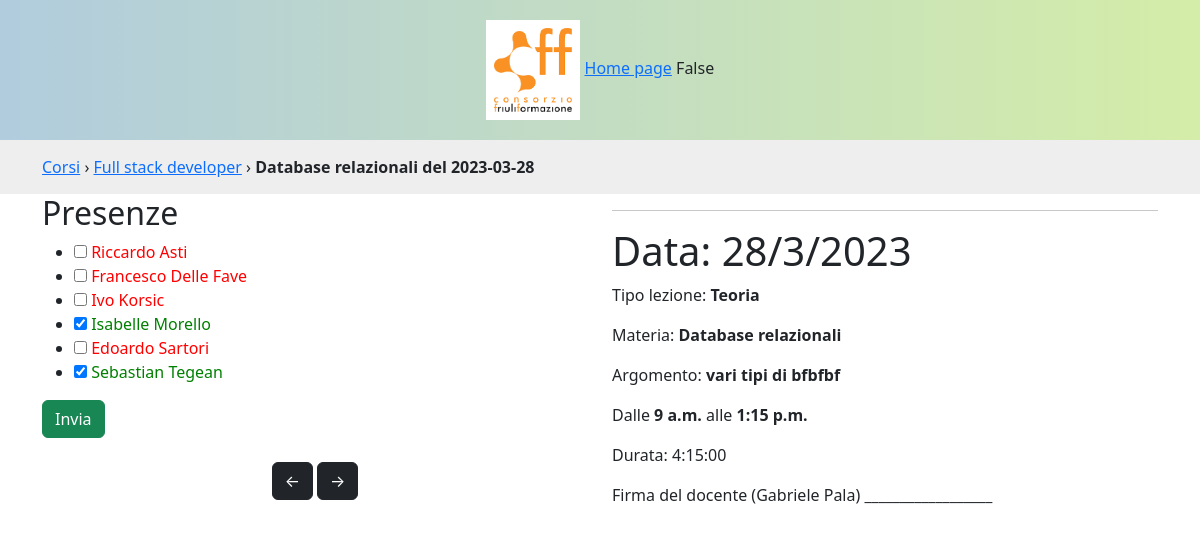
/corsi/lezioni/2/, run on the app's committed database.
### lezioni/models.py (models this page shows, shortened)
class Corso(models.Model):
    titolo = models.CharField(max_length=400)
    codice = models.CharField(max_length=20)
    data_inizio = models.DateField()
    data_fine = models.DateField()
    def __str__(self):
        return self.titolo
    class Meta:
        verbose_name_plural = 'Corsi'
        ordering = ['-data_inizio']

class Lezione(models.Model):
    TIPI_LEZIONE = (
        (None, 'Seleziona...'),
        ('T', 'Teoria'),
        ('P', 'Pratica'),
    )
    materia = models.ForeignKey(Materia, on_delete=models.PROTECT, related_name="lezioni")
    argomento = models.TextField(verbose_name="Di cosa avete parlato?", null=True, blank=True, help_text="Scrivi almeno 3 parole")
    data = models.DateField()
    online = models.BooleanField(default=False)
    tipologia = models.CharField(max_length=1, choices=TIPI_LEZIONE, null=True)
    ora_inizio = models.TimeField(null=True, blank=True)
    ora_fine = models.TimeField(null=True, blank=True)
    def __str__(self):
        return f'{self.materia} del {self.data}'
    def durata(self):
        from datetime import datetime, date
        if self.ora_inizio and self.ora_fine:
            return datetime.combine(date.today(), self.ora_fine) - datetime.combine(date.today(), self.ora_inizio)
    def prossima(self):
        corso = self.materia.modulo.corso
        return Lezione.objects.filter(materia__modulo__corso=corso, data__gt=self.data).order_by('data').first()
    def precedente(self):
        corso = self.materia.modulo.corso
        return Lezione.objects.filter(materia__modulo__corso=corso, data__lt=self.data).order_by('data').last()
    class Meta:
        verbose_name_plural = 'Lezioni'
        ordering = ['-data']

class Materia(models.Model):
    nome = models.CharField(max_length=100)
    modulo = models.ForeignKey(Modulo, on_delete=models.PROTECT, related_name="materie")
    docente = models.ForeignKey(Persona, on_delete=models.PROTECT, null=True, blank=True, related_name='materie')
    def __str__(self):
        return self.nome
    class Meta:
        verbose_name_plural = 'Materie'

class Iscrizione(models.Model):
    persona = models.ForeignKey(Persona, on_delete=models.PROTECT)
    corso = models.ForeignKey(Corso, on_delete=models.PROTECT, related_name="iscrizioni")
    data_iscrizione = models.DateField()
    data_ritiro = models.DateField(null=True, blank=True)
    class Meta:
        verbose_name_plural = 'Iscrizioni'
        ordering = ['persona', 'corso']

class Persona(models.Model):
    nome = models.CharField(max_length=200)
    cognome = models.CharField(max_length=200)
    email = models.EmailField(blank=True)
    def __str__(self):
        return self.nome + ' ' + self.cognome
    class Meta:
        verbose_name_plural = 'Persone'
        ordering = ['cognome', 'nome']

### lezioni/views.py (the view, shortened to what this page needs)
# urls.py: path('corsi/lezioni/<int:id>/', views.dettaglio_lezione, name='dettaglio_lezione'),
def dettaglio_lezione(request, id):
    from .forms import LezioneForm
    lezione = Lezione.objects.get(id=id)
    form = LezioneForm(request.POST or None, instance=lezione)
    presenti = request.POST.getlist('presente')
    print('presenti ' , presenti )
    persone_presenti = Persona.objects.filter(presenze__lezione = lezione)
    context = {'lezione': lezione, 'persone_presenti':persone_presenti, 'form':form}
    return render(request, 'dettaglio_lezione.html', context)

### lezioni/forms.py
class LezioneForm(forms.ModelForm):
    class Meta:
        model = Lezione
        fields = '__all__'
        widgets = {
            'data': forms.DateInput(
                format=('%Y-%m-%d'),
                attrs={'class': 'form-control',
                    'type': 'date'
                    }),
            'ora_inizio': forms.TimeInput(
                attrs={'class': 'form-control',
                    'type': 'time'
                    }),
            'tipologia': forms.RadioSelect
        }

### lezioni/templates/dettaglio_lezione.html (shortened to what this page needs)
{% extends 'base.html' %}
{% block breadcrumbs %}
{% with corso=lezione.materia.modulo.corso %}
<div id="breadcrumbs">
    <div class="container">
        <a href="{% url 'corsi' %}">Corsi</a> ›
        <a href="{% url 'lezioni' corso.pk %}">{{corso}}</a> ›
        <strong>{{lezione}}</strong>
    </div>
</div>
{% endwith %}
{% endblock %}
{% block content %}
    <div class="row">
        <div class="col-lg-6">
            <h2>Presenze</h2>
<form method="PoSt">
    <ul id="presenze">
        {% for iscrizione in lezione.materia.modulo.corso.iscrizioni.all %}
        <li>
            <input type="checkbox" name="presente" value="{{iscrizione.persona.pk}}" id="ciccio-{{forloop.counter}}" {% if iscrizione.persona in persone_presenti %} checked{% endif %}>
            <label for="ciccio-{{forloop.counter}}">{{iscrizione.persona}}</label>
        </li>
        {% endfor %}
    </ul>
    <input class="btn btn-success" type="submit" name="salva-presenze" value="Invia">
</form>
<nav class="mt-4 text-center">
    <a {% if lezione.precedente %} href="{% url 'dettaglio_lezione' lezione.precedente.pk %}"{% endif %} class="btn {% if lezione.precedente %}btn-dark{% else %}invisible{% endif %}" title="{{lezione.precedente}}">&larr;</a>
    <a {% if lezione.prossima %} href="{% url 'dettaglio_lezione' lezione.prossima.pk %}"{% endif %} class="btn {% if lezione.prossima %}btn-dark{% else %}invisible{% endif %}" title="{{lezione.prossima}}">&rarr;</a>
</nav>
        </div>
        <div class="col-lg-6">
            <hr>
            <h1>Data: {{lezione.data|date:'j/n/Y'}}</h1>
            <p>Tipo lezione: <strong>{{lezione.get_tipologia_display}}</strong></p>
            <p>Materia: <strong>{{lezione.materia}}</strong></p>
            <p>Argomento: <strong>{{lezione.argomento}}</strong></p>
            <p>Dalle <strong>{{lezione.ora_inizio|default:'--:--'}}</strong> alle <strong>{{lezione.ora_fine|default:'--:--'}}</strong></p>
            <p>Durata: {{lezione.durata}}</p>
            <p>Firma del docente ({{ lezione.materia.docente }})  __________________</p>
        </div>
    </div>
{% endblock %}

### lezioni/static/lezioni/css/style.css (style rules this page uses)
#presenze label { color: red; }
#presenze input:checked + label { color: green; }
#breadcrumbs { background-color: #eee; padding: 15px 0; }

### data on the page
Corso: titolo "Full stack developer"
Lezione: materia+data "Database relazionali del 2023-03-28", data "28/3/2023", tipologia "Teoria", materia "Database relazionali", argomento "vari tipi di bfbfbf", ora_inizio "9 a.m.", ora_fine "1:15 p.m.", durata "4:15:00", materia.docente "Gabriele Pala"
Iscrizione: persona "Riccardo Asti"
Iscrizione: persona "Francesco Delle Fave"
Iscrizione: persona "Ivo Korsic"
Iscrizione: persona_id "☑", persona "Isabelle Morello"
Iscrizione: persona "Edoardo Sartori"
Iscrizione: persona_id "☑", persona "Sebastian Tegean"

### other printed values
{{ request.user.is_authenticated }} "False"
